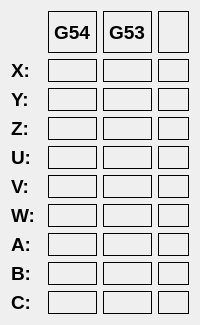
      <widget class="QWidget" name="tabDRO">
       <attribute name="title">
        <string>DRO</string>
       </attribute>
       <layout class="QGridLayout" name="gridLayout_4">
        <item row="0" column="0">
         <spacer name="verticalSpacer">
          <property name="orientation">
           <enum>Qt::Vertical</enum>
          </property>
          <property name="sizeHint" stdset="0">
           <size>
            <width>20</width>
            <height>42</height>
           </size>
          </property>
         </spacer>
        </item>
        <item row="0" column="1">
         <widget class="QLabel" name="lbHeaderG54">
          <property name="font">
           <font>
            <pointsize>14</pointsize>
            <weight>75</weight>
            <bold>true</bold>
           </font>
          </property>
          <property name="frameShape">
           <enum>QFrame::Box</enum>
          </property>
          <property name="text">
           <string>G54</string>
          </property>
         </widget>
        </item>
        <item row="0" column="2">
         <widget class="QLabel" name="lbHeaderG53">
          <property name="font">
           <font>
            <pointsize>14</pointsize>
            <weight>75</weight>
            <bold>true</bold>
           </font>
          </property>
          <property name="frameShape">
           <enum>QFrame::Box</enum>
          </property>
          <property name="text">
           <string>G53</string>
          </property>
         </widget>
        </item>
        <item row="0" column="3">
         <widget class="QLabel" name="lbHeaderx">
          <property name="font">
           <font>
            <pointsize>14</pointsize>
            <weight>75</weight>
            <bold>true</bold>
           </font>
          </property>
          <property name="frameShape">
           <enum>QFrame::Box</enum>
          </property>
          <property name="text">
           <string/>
          </property>
         </widget>
        </item>
        <item row="1" column="0">
         <widget class="QLabel" name="labelX">
          <property name="font">
           <font>
            <pointsize>14</pointsize>
            <weight>75</weight>
            <bold>true</bold>
           </font>
          </property>
          <property name="text">
           <string>X:</string>
          </property>
          <property name="scaledContents">
           <bool>true</bool>
          </property>
         </widget>
        </item>
        <item row="1" column="1">
         <widget class="QLabel" name="lbXG54">
          <property name="frameShape">
           <enum>QFrame::Box</enum>
          </property>
          <property name="text">
           <string/>
          </property>
         </widget>
        </item>
        <item row="1" column="2">
         <widget class="QLabel" name="lbXG53">
          <property name="frameShape">
           <enum>QFrame::Box</enum>
          </property>
          <property name="text">
           <string/>
          </property>
         </widget>
        </item>
        <item row="1" column="3">
         <widget class="QLabel" name="lbXx">
          <property name="frameShape">
           <enum>QFrame::Box</enum>
          </property>
          <property name="text">
           <string/>
          </property>
         </widget>
        </item>
        <item row="2" column="0">
         <widget class="QLabel" name="labelY">
          <property name="font">
           <font>
            <pointsize>14</pointsize>
            <weight>75</weight>
            <bold>true</bold>
           </font>
          </property>
          <property name="text">
           <string>Y:</string>
          </property>
          <property name="scaledContents">
           <bool>true</bool>
          </property>
         </widget>
        </item>
        <item row="2" column="1">
         <widget class="QLabel" name="lbYG54">
          <property name="frameShape">
           <enum>QFrame::Box</enum>
          </property>
          <property name="text">
           <string/>
          </property>
         </widget>
        </item>
        <item row="2" column="2">
         <widget class="QLabel" name="lbYG53">
          <property name="frameShape">
           <enum>QFrame::Box</enum>
          </property>
          <property name="text">
           <string/>
          </property>
         </widget>
        </item>
        <item row="2" column="3">
         <widget class="QLabel" name="lbYx">
          <property name="frameShape">
           <enum>QFrame::Box</enum>
          </property>
          <property name="text">
           <string/>
          </property>
         </widget>
        </item>
        <item row="3" column="0">
         <widget class="QLabel" name="labelZ">
          <property name="font">
           <font>
            <pointsize>14</pointsize>
            <weight>75</weight>
            <bold>true</bold>
           </font>
          </property>
          <property name="text">
           <string>Z:</string>
          </property>
          <property name="scaledContents">
           <bool>true</bool>
          </property>
         </widget>
        </item>
        <item row="3" column="1">
         <widget class="QLabel" name="lbZG54">
          <property name="frameShape">
           <enum>QFrame::Box</enum>
          </property>
          <property name="text">
           <string/>
          </property>
         </widget>
        </item>
        <item row="3" column="2">
         <widget class="QLabel" name="lbZG53">
          <property name="frameShape">
           <enum>QFrame::Box</enum>
          </property>
          <property name="text">
           <string/>
          </property>
         </widget>
        </item>
        <item row="3" column="3">
         <widget class="QLabel" name="lbZx">
          <property name="frameShape">
           <enum>QFrame::Box</enum>
          </property>
          <property name="text">
           <string/>
          </property>
         </widget>
        </item>
        <item row="4" column="0">
         <widget class="QLabel" name="labelU">
          <property name="font">
           <font>
            <pointsize>14</pointsize>
            <weight>75</weight>
            <bold>true</bold>
           </font>
          </property>
          <property name="text">
           <string>U:</string>
          </property>
          <property name="scaledContents">
           <bool>true</bool>
          </property>
         </widget>
        </item>
        <item row="4" column="1">
         <widget class="QLabel" name="lbUG54">
          <property name="frameShape">
           <enum>QFrame::Box</enum>
          </property>
          <property name="text">
           <string/>
          </property>
         </widget>
        </item>
        <item row="4" column="2">
         <widget class="QLabel" name="lbUG53">
          <property name="frameShape">
           <enum>QFrame::Box</enum>
          </property>
          <property name="text">
           <string/>
          </property>
         </widget>
        </item>
        <item row="4" column="3">
         <widget class="QLabel" name="lbUx">
          <property name="frameShape">
           <enum>QFrame::Box</enum>
          </property>
          <property name="text">
           <string/>
          </property>
         </widget>
        </item>
        <item row="5" column="0">
         <widget class="QLabel" name="labelV">
          <property name="font">
           <font>
            <pointsize>14</pointsize>
            <weight>75</weight>
            <bold>true</bold>
           </font>
          </property>
          <property name="text">
           <string>V:</string>
          </property>
          <property name="scaledContents">
           <bool>true</bool>
          </property>
         </widget>
        </item>
        <item row="5" column="1">
         <widget class="QLabel" name="lbVG54">
          <property name="frameShape">
           <enum>QFrame::Box</enum>
          </property>
          <property name="text">
           <string/>
          </property>
         </widget>
        </item>
        <item row="5" column="2">
         <widget class="QLabel" name="lbVG53">
          <property name="frameShape">
           <enum>QFrame::Box</enum>
          </property>
          <property name="text">
           <string/>
          </property>
         </widget>
        </item>
        <item row="5" column="3">
         <widget class="QLabel" name="lbVx">
          <property name="frameShape">
           <enum>QFrame::Box</enum>
          </property>
          <property name="text">
           <string/>
          </property>
         </widget>
        </item>
        <item row="6" column="0">
         <widget class="QLabel" name="labelW">
          <property name="font">
           <font>
            <pointsize>14</pointsize>
            <weight>75</weight>
            <bold>true</bold>
           </font>
          </property>
          <property name="text">
           <string>W:</string>
          </property>
          <property name="scaledContents">
           <bool>true</bool>
          </property>
         </widget>
        </item>
        <item row="6" column="1">
         <widget class="QLabel" name="lbWG54">
          <property name="frameShape">
           <enum>QFrame::Box</enum>
          </property>
          <property name="text">
           <string/>
          </property>
         </widget>
        </item>
        <item row="6" column="2">
         <widget class="QLabel" name="lbWG53">
          <property name="frameShape">
           <enum>QFrame::Box</enum>
          </property>
          <property name="text">
           <string/>
          </property>
         </widget>
        </item>
        <item row="6" column="3">
         <widget class="QLabel" name="lbWx">
          <property name="frameShape">
           <enum>QFrame::Box</enum>
          </property>
          <property name="text">
           <string/>
          </property>
         </widget>
        </item>
        <item row="7" column="0">
         <widget class="QLabel" name="labelA">
          <property name="font">
           <font>
            <pointsize>14</pointsize>
            <weight>75</weight>
            <bold>true</bold>
           </font>
          </property>
          <property name="text">
           <string>A:</string>
          </property>
          <property name="scaledContents">
           <bool>true</bool>
          </property>
         </widget>
        </item>
        <item row="7" column="1">
         <widget class="QLabel" name="lbAG54">
          <property name="frameShape">
           <enum>QFrame::Box</enum>
          </property>
          <property name="text">
           <string/>
          </property>
         </widget>
        </item>
        <item row="7" column="2">
         <widget class="QLabel" name="lbAG53">
          <property name="frameShape">
           <enum>QFrame::Box</enum>
          </property>
          <property name="text">
           <string/>
          </property>
         </widget>
        </item>
        <item row="7" column="3">
         <widget class="QLabel" name="lbAx">
          <property name="frameShape">
           <enum>QFrame::Box</enum>
          </property>
          <property name="text">
           <string/>
          </property>
         </widget>
        </item>
        <item row="8" column="0">
         <widget class="QLabel" name="labelB">
          <property name="font">
           <font>
            <pointsize>14</pointsize>
            <weight>75</weight>
            <bold>true</bold>
           </font>
          </property>
          <property name="text">
           <string>B:</string>
          </property>
          <property name="scaledContents">
           <bool>true</bool>
          </property>
         </widget>
        </item>
        <item row="8" column="1">
         <widget class="QLabel" name="lbBG54">
          <property name="frameShape">
           <enum>QFrame::Box</enum>
          </property>
          <property name="text">
           <string/>
          </property>
         </widget>
        </item>
        <item row="8" column="2">
         <widget class="QLabel" name="lbBG53">
          <property name="frameShape">
           <enum>QFrame::Box</enum>
          </property>
          <property name="text">
           <string/>
          </property>
         </widget>
        </item>
        <item row="8" column="3">
         <widget class="QLabel" name="lbBx">
          <property name="frameShape">
           <enum>QFrame::Box</enum>
          </property>
          <property name="text">
           <string/>
          </property>
         </widget>
        </item>
        <item row="9" column="0">
         <widget class="QLabel" name="labelC">
          <property name="font">
           <font>
            <pointsize>14</pointsize>
            <weight>75</weight>
            <bold>true</bold>
           </font>
          </property>
          <property name="text">
           <string>C:</string>
          </property>
          <property name="scaledContents">
           <bool>true</bool>
          </property>
         </widget>
        </item>
        <item row="9" column="1">
         <widget class="QLabel" name="lbCG54">
          <property name="frameShape">
           <enum>QFrame::Box</enum>
          </property>
          <property name="text">
           <string/>
          </property>
         </widget>
        </item>
        <item row="9" column="2">
         <widget class="QLabel" name="lbCG53">
          <property name="frameShape">
           <enum>QFrame::Box</enum>
          </property>
          <property name="text">
           <string/>
          </property>
         </widget>
        </item>
        <item row="9" column="3">
         <widget class="QLabel" name="lbCx">
          <property name="frameShape">
           <enum>QFrame::Box</enum>
          </property>
          <property name="text">
           <string/>
          </property>
         </widget>
        </item>
       </layout>
      </widget>
